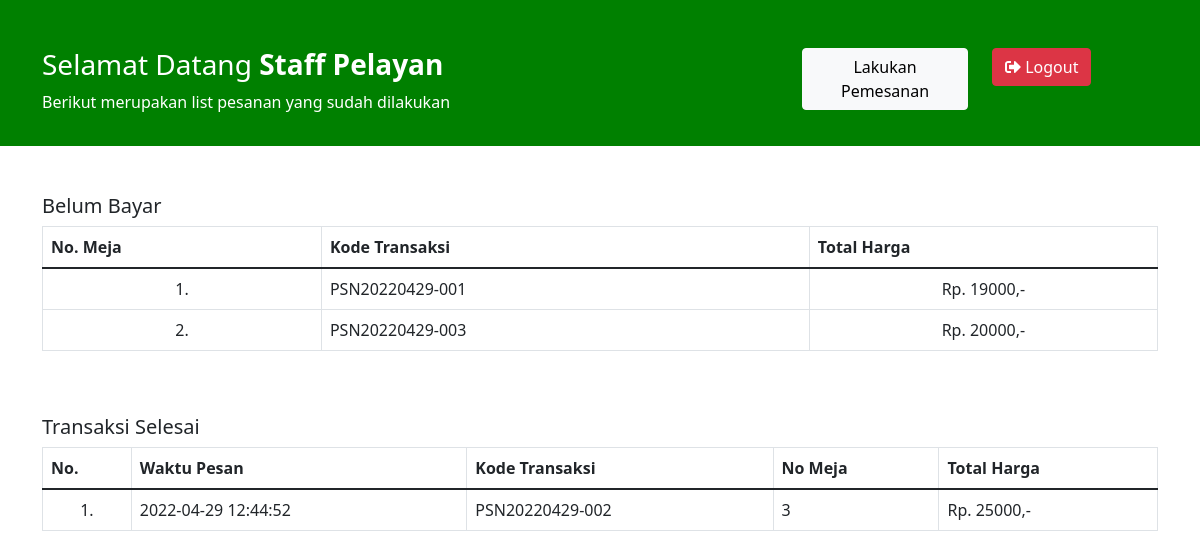
The app's page /pelayan/pesan.php with its own data.
### tables this page shows
CREATE TABLE `tb_order` (
  `id_order` int(11) NOT NULL,
  `kode_transaksi` varchar(150) NOT NULL,
  `waktu_pesan` datetime NOT NULL,
  `no_meja` int(11) NOT NULL,
  `total_harga` varchar(150) NOT NULL,
  `uang_bayar` varchar(150) NOT NULL,
  `uang_kembali` varchar(150) NOT NULL,
  `status_order` varchar(150) NOT NULL
);

### pelayan/pesan.php (the view, shortened to what this page needs)
<?php
	include '../koneksi.php';
 ?>
<!DOCTYPE html>
<html>
<head>
	<link href="https://cdn.jsdelivr.net/npm/bootstrap@5.1.3/dist/css/bootstrap.min.css" rel="stylesheet">
	<link rel="stylesheet" href="https://use.fontawesome.com/releases/v5.15.4/css/all.css"/>
</head>
<body>
<div style="background-color: green; color:white; ">
		<div class="container pt-5 pb-3" >
			<div class="row">
				<div class="col-8">
					<h3 >Selamat Datang <b>Staff Pelayan</b></h3>
					<p>Berikut merupakan list pesanan yang sudah dilakukan </p>
				</div>
				<div class="col-2">
					<a href="beranda.php" class="btn btn-light">Lakukan Pemesanan</a>
				</div>
				<div class="col-2">
					<a href="../proses_logout.php">
    <button class="btn btn-danger text-right" ><i class="fas fa-sign-out-alt"></i> Logout</button></a>
				</div>
			</div>
		</div>
	</div>
 <div class="container pt-5">
    <div class="row-fluid">
      <div class="span7">
        <div class="widget-box">
          <div class="widget-title bg_lg"><span class="icon"><i class="icon-th-large"></i></span>
            <h5>Belum Bayar</h5>
          </div>
          <div class="widget-content nopadding" >
            <table class="table table-bordered table-invoice-full">
              <thead>
                <tr>
                  <th class="head0">No. Meja</th>
                  <th class="head1">Kode Transaksi</th>
                  <th class="head0 right">Total Harga</th>
                </tr>
              </thead>
              <tbody>
                <?php
                  $query_order = "select * from tb_order where status_order = 'belum bayar'";
                  $sql_order = mysqli_query($conn, $query_order);
                  while($r_order = mysqli_fetch_array($sql_order)){
                ?>
                <tr>
                  <td><center><?php echo $r_order['no_meja']; ?>. </center></td>
                  <td><?php echo $r_order['kode_transaksi'];?></td>
                  <td class="right"><center>Rp. <?php echo $r_order['total_harga'];?>,-</center></td>
                </tr>
               <?php } ?>
              </tbody>
            </table>
          </div>
        </div>
      </div>
      <div class="span9 pt-5">
        <div class="widget-box">
          <div class="widget-title bg_lg"><span class="icon"><i class="icon-th-large"></i></span>
            <h5>Transaksi Selesai</h5>
          </div>
          <div class="widget-content nopadding" >
            <table class="table table-bordered table-invoice-full">
              <thead>
                <tr>
                  <th class="head0">No.</th>
                  <th class="head0">Waktu Pesan</th>
                  <th class="head1">Kode Transaksi</th>
                  <th class="head0">No Meja</th>
                  <th class="head0 right">Total Harga</th>
                </tr>
              </thead>
              <tbody>
                <?php
                  $nomor = 1;
                  $query_sudah_order = "select * from tb_order  where status_order = 'sudah bayar' order by id_order desc";
                  $sql_sudah_order = mysqli_query($conn, $query_sudah_order);
                  while($r_sudah_order = mysqli_fetch_array($sql_sudah_order)){
                ?>
                <tr>
                  <td><center><?php echo $nomor++; ?>. </center></td>
                  <td><?php echo $r_sudah_order['waktu_pesan'];?></td>
                  <td><?php echo $r_sudah_order['kode_transaksi'];?></td>
                  <td><?php echo $r_sudah_order['no_meja'];?></td>
                  <td>Rp. <?php echo $r_sudah_order['total_harga'];?>,-</td>
                </tr>
                <?php
                  }
                ?>
              </tbody>
            </table>
          </div>
        </div>
      </div>
    </div>
</body>
</html>

### records on screen
tb_order: no_meja "1", kode_transaksi "PSN20220429-001", total_harga "19000"
tb_order: no_meja "2", kode_transaksi "PSN20220429-003", total_harga "20000"
tb_order: waktu_pesan "2022-04-29 12:44:52", kode_transaksi "PSN20220429-002", no_meja "3", total_harga "25000"
